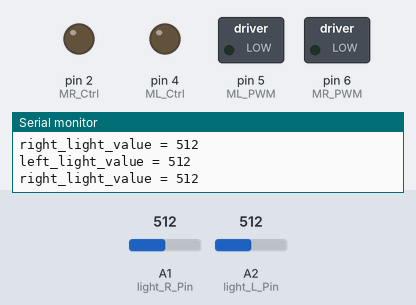
Simulated run of this sketch. Board: Arduino Uno, built with avr-gcc and run on an emulated ATmega328P. Parts: switched loads named in the sketch (green lamp = pin HIGH), output pins drawn as LEDs (lit = HIGH), the last lines printed to the serial monitor. Inputs (shaded band) come from the test bench; at power-on: A1 (light_R_Pin) = 512, A2 (light_L_Pin) = 512.

Above: at 1.2 s.
1.3 s: A1 (light_R_Pin) set to 642
2.8 s: A1 (light_R_Pin) set to 664
At 4.0 s:
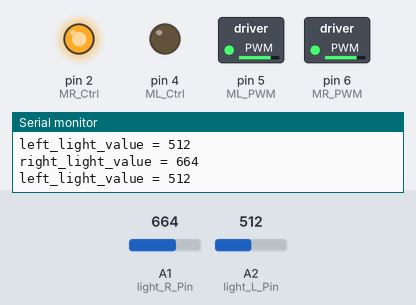
4.3 s: A2 (light_L_Pin) set to 643
7.3 s: A2 (light_L_Pin) set to 661
At 8.3 s:
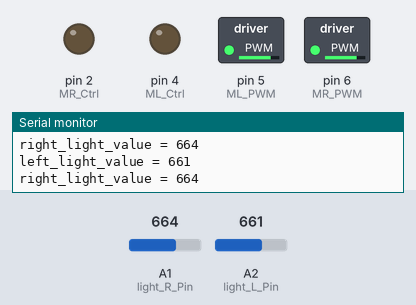
8.8 s: A1 (light_R_Pin) set to 640
At 9.8 s:
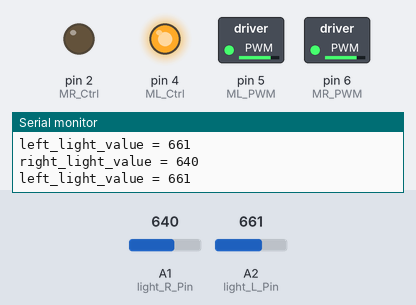
10.3 s: A1 (light_R_Pin) set to 660
At 10.8 s:
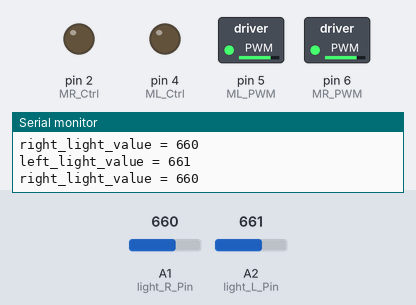
Timing chart, 0 to 12.8 s (numbered marks = the images above; inputs shaded):
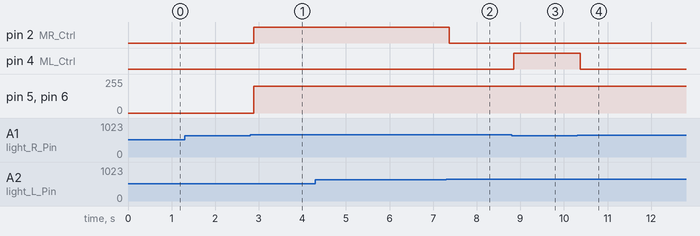

The sketch:

lesson_13.ino
```cpp
/*
  keyestudio Mini Tank Robot V3
  lesson 13
  light follow tank
  http://www.keyestudio.com
*/
#define light_L_Pin A2   //define the pin of the left photoresistor as A0
#define light_R_Pin A1   //define the pin of the right photoresistor as A1
#define ML_Ctrl 4  //define the control pin of the left motor as 4
#define ML_PWM 5   //define as the PWM control pin of the left motor
#define MR_Ctrl 2  //define the control pin of the right motor as 2
#define MR_PWM 6   //define the PWM control pin of the right motor as 6
int left_light;
int right_light;
void setup() {
  Serial.begin(9600);
  pinMode(light_L_Pin, INPUT);
  pinMode(light_R_Pin, INPUT);
  pinMode(ML_Ctrl, OUTPUT);
  pinMode(ML_PWM, OUTPUT);
  pinMode(MR_Ctrl, OUTPUT);
  pinMode(MR_PWM, OUTPUT);
}
void loop() {
  left_light = analogRead(light_L_Pin);
  right_light = analogRead(light_R_Pin);
  Serial.print("left_light_value = ");
  Serial.println(left_light);
  Serial.print("right_light_value = ");
  Serial.println(right_light);
  if (left_light > 650 && right_light > 650) //the range value detected by photoresistor, go front
  {
    Car_front();
  }
  else if (left_light > 650 && right_light <= 650)  //the range value detected by photoresistor, turn left
  {
    Car_left();
  }
  else if (left_light <= 650 && right_light > 650) //the range value detected by photoresistor, turn right
  {
    Car_right();
  }
  else  //or else，stop
  {
    Car_Stop();
  }
}
void Car_front()
{
  digitalWrite(MR_Ctrl, LOW);
  analogWrite(MR_PWM, 200);
  digitalWrite(ML_Ctrl, LOW);
  analogWrite(ML_PWM, 200);
}
void Car_left()
{
  digitalWrite(MR_Ctrl, LOW);
  analogWrite(MR_PWM, 200);
  digitalWrite(ML_Ctrl, HIGH);
  analogWrite(ML_PWM, 200);
}
void Car_right()
{
  digitalWrite(MR_Ctrl, HIGH);
  analogWrite(MR_PWM, 200);
  digitalWrite(ML_Ctrl, LOW);
  analogWrite(ML_PWM, 200);
}
void Car_Stop()
{
  digitalWrite(MR_Ctrl, LOW);
  analogWrite(MR_PWM, 0);
  digitalWrite(ML_Ctrl, LOW);
  analogWrite(ML_PWM, 0);
}
```

Measured:
- the behaviour switches between 650 and 651 on A1 (light_R_Pin) (found by bisection; images 0 and 1)
- the behaviour switches between 650 and 651 on A2 (light_L_Pin) (found by bisection; images 1 and 2)
- after the input at 2.8 s, pin 2 (MR_Ctrl): LOW → HIGH after 0.09 s; pin 5 (ML_PWM), pin 6 (MR_PWM): 0/255 → 200/255 after 0.09 s
- after the input at 7.3 s, pin 2 (MR_Ctrl): HIGH → LOW after 0.07 s
- after the input at 8.8 s, pin 4 (ML_Ctrl): LOW → HIGH after 0.05 s
- after the input at 10.3 s, pin 4 (ML_Ctrl): HIGH → LOW after 0.08 s
